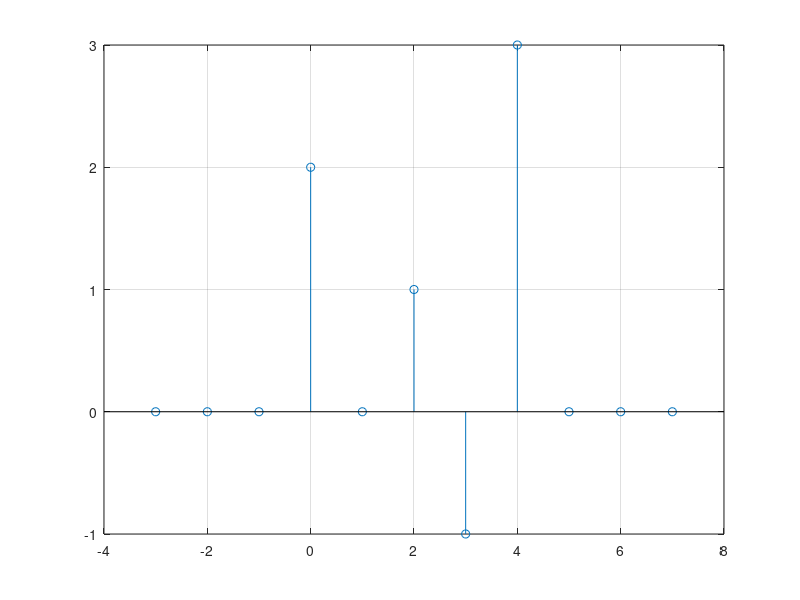

Source code (MATLAB): (Note: this script raises an error after producing the figure.)
%% LAB 02 - Discrete Time Signals

%Marc Dominic Cabote
%CECS 463 Fall 2018

close all; clear all; format compact; clc; %clear init
disp('Lab #2 - Discrete Time Signals');
str = datestr(now); fprintf('MATLAB time stamp: %s\n', str);
disp(' ');

%% Part 1
disp('(1)');
n = -3:7;
x=n*0;x(n==0)=2; x(n==2)=1; x(n==3)=-1; x(n==4)=3; 

figure(1);clf(1);
stem(n,x);grid on;

%% Part 2 and 3
disp('(2) & (3)');
n = -3:7;
x=n*0;x(n==0)=2; x(n==2)=1; x(n==3)=-1; x(n==4)=3; 

figure(2);
%y1[n] = x[n-2]
[y1 ,n1] = sigshift (x, n, 2);
subplot(4,1,1);grid on;
stem(n1,y1); title('y1[n] = x[n-2]');

%y2[n] = x[n+1]
[y2, n2] = sigshift (x, n, -1);
subplot(4,1,2);grid on;
stem(n2,y2); title('y2[n] = x[n+1]');

%y3[n] = x[-n]
[y3, n3] = sigshift (x, -n, 0);
subplot(4,1,3);grid on;
stem(n3,y3); title('y3[n] = x[-n]');

%y4[n] = x[-n]
[y4, n4] = sigshift (x, -n, -1);
subplot(4,1,4);grid on;
stem(n4,y4); title('y3[n] = x[-n+1]');


function [y,m] = sigshift(x,n,k)

% implements y(n) = x(n-n0)
% -------------------------
% [y,n] = sigshift(x,m,n0)
m = n+k; 
y = x;
end